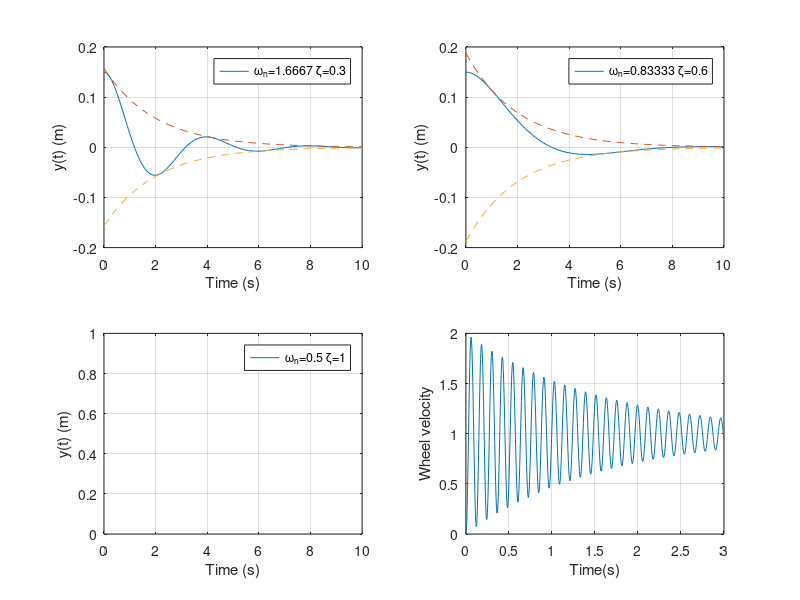

Write the MATLAB code that produced this figure.
clc;
clear;
%%第一題
%% damping ratio=0.3
y0 = 0.15;
zeta = 0.3;
wn = 1/(2*zeta);
t = [0:0.1:10];
c=(y0/sqrt(1-zeta^2));
y=c*exp(-zeta*wn*t).*sin(wn*sqrt(1-zeta^2)*t+acos(zeta));
bu=c*exp(-zeta*wn*t);bl=-bu;
subplot(2,2,1)
plot(t,y,t,bu,'--',t,bl,'--'), grid
xlabel('Time (s)'), ylabel('y(t) (m)')
legend(['\omega_n=',num2str(wn),' \zeta=',num2str(zeta)])
%% damping ratio=0.6
y0 = 0.15;
zeta = 0.6;
wn = 1/(2*zeta);
t=[0:0.1:10];
c=(y0/sqrt(1-zeta^2));
y=c*exp(-zeta*wn*t).*sin(wn*sqrt(1-zeta^2)*t+acos(zeta));
bu=c*exp(-zeta*wn*t);bl=-bu;
subplot(2,2,2)
plot(t,y,t,bu,'--',t,bl,'--'), grid
xlabel('Time (s)'), ylabel('y(t) (m)')
legend(['\omega_n=',num2str(wn),' \zeta=',num2str(zeta)])
%% damping ratio=1
y0 = 0.15;
zeta = 1;
wn = 1/(2*zeta);
t=[0:0.1:10];
c=(y0/sqrt(1-zeta^2));
y=c*exp(-zeta*wn*t).*sin(wn*sqrt(1-zeta^2)*t+acos(zeta));
bu=c*exp(-zeta*wn*t);bl=-bu;
subplot(2,2,3)
plot(t,y,t,bu,'--',t,bl,'--'), grid
xlabel('Time (s)'), ylabel('y(t) (m)')
legend(['\omega_n=',num2str(wn),' \zeta=',num2str(zeta)])
%% 第二題
num1=[1];den1=[1 10];sysg1=tf(num1,den1);
num2=[1];den2=[1 1];sysg2=tf(num2,den2);
num3=[1 0 1];den3=[1 4 4];sysg3=tf(num3,den3);
num4=[1 1];den4=[1 6];sysg4=tf(num4,den4);
numh1=[1 1];denh1=[1 2];sysh1=tf(numh1,denh1);
numh2=[2];denh2=[1];sysh2=tf(numh2,denh2);
numh3=[1];denh3=[1];sysh3=tf(numh3,denh3);
sys1=sysh2/sysg4;
sys2=series(sysg3,sysg4);
sys3=feedback(sys2,sysh1,+1);
sys4=series(sysg2,sys3);
sys5=feedback(sys4,sys1);
sys6=series(sysg1,sys5);
sys=feedback(sys6,sysh3)
%% 第三題
num = [5400];
den = [2 2.5 5402];
sys = tf(num,den);
t=[0:0.005:3];
[y,t]=step(sys,t);
subplot(2,2,4)
plot(t,y),grid
xlabel("Time(s)")
ylabel("Wheel velocity")









